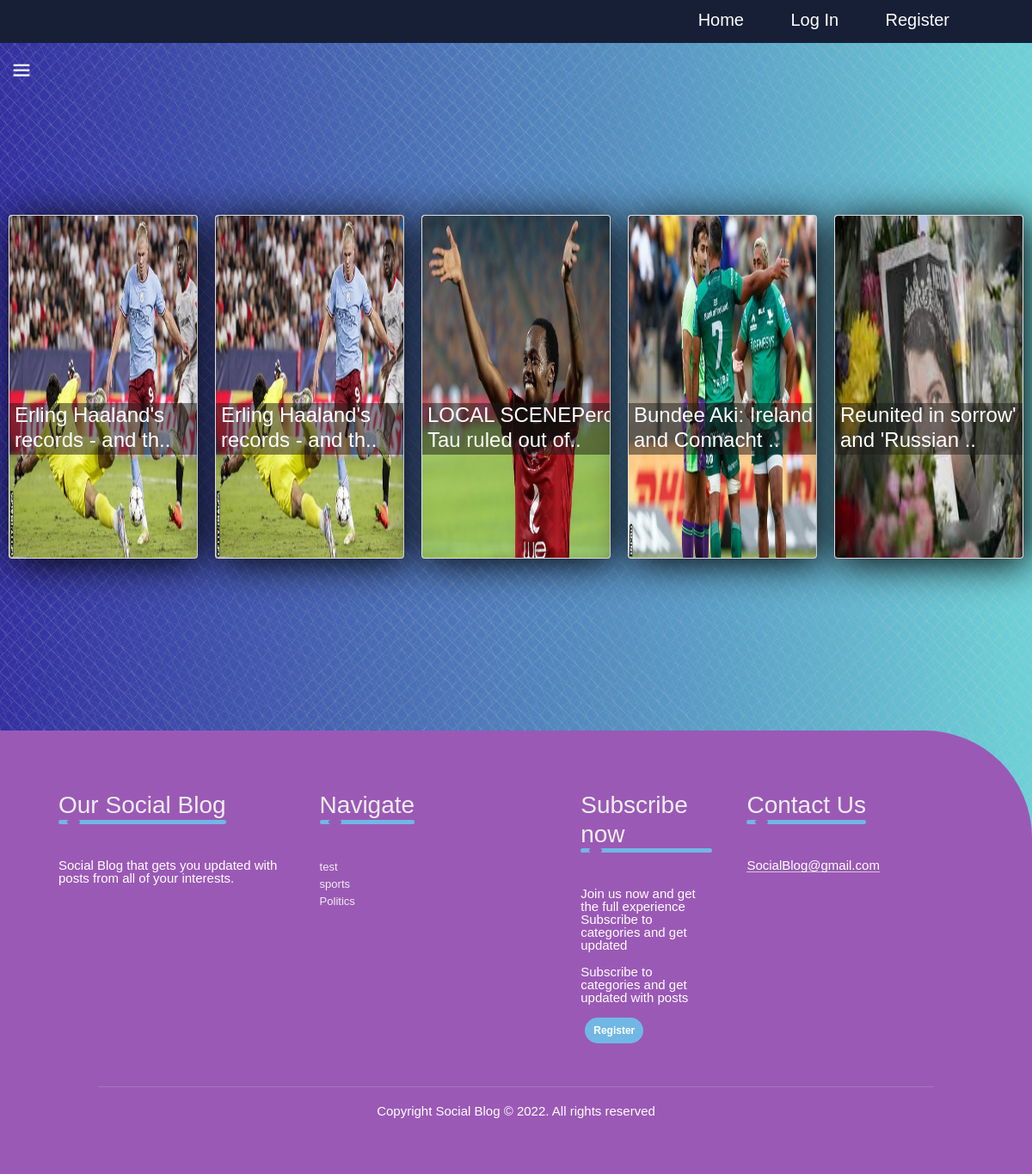
The app's page /post/show/, older data.
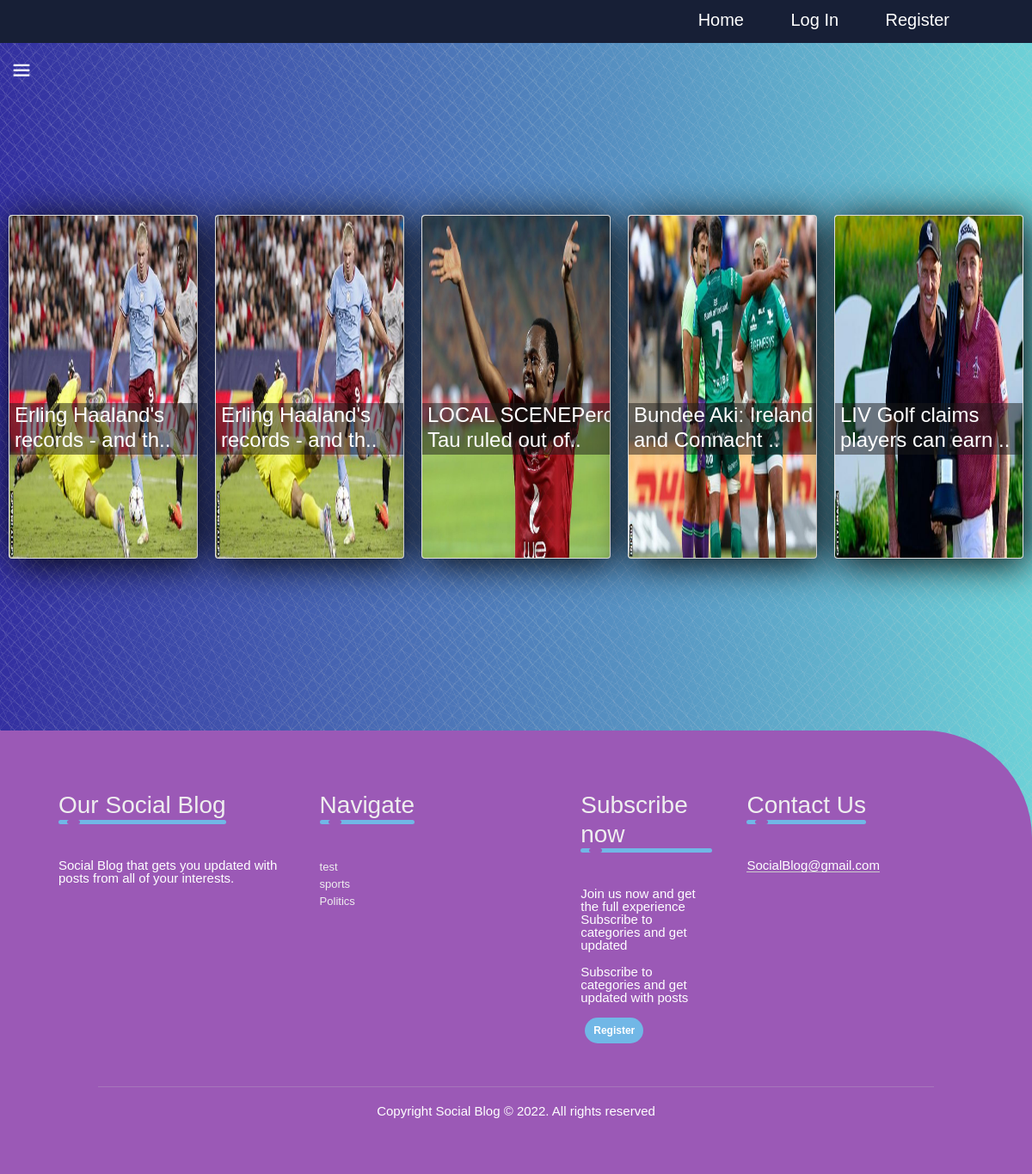
The same page, newer data.
### post/models.py (models this page shows, shortened)
class Post(models.Model):
    title = models.CharField(max_length=100)
    details = models.TextField()
    picture = models.ImageField(upload_to='images/')
    created_time = models.DateTimeField(auto_now_add=True)
    category=models.ForeignKey(Category , null = True , blank=True , on_delete=models.CASCADE , related_name='post_category')
    num_of_likes=models.IntegerField(default=0)
    def get_post_url(self):
        return reverse('post.show', args=[self.id])

### categories/models.py (models this page shows, shortened)
class Category(models.Model):
    title = models.CharField(max_length=100)
    details = models.TextField()
    picture = models.ImageField(upload_to='images/')
    created_time = models.DateTimeField(auto_now_add=True)
    def get_category_url(self):
        return reverse('category.show', args=[self.id])
    def get_subscribe_url(self):
        return reverse('category.subscribe', args=[self.id])
    def get_subscribers(self):
        return set([sub.user for sub in Subscribe.objects.filter(category=self)])
    def __str__(self) -> str:
        return self.title

### post/views.py (the view)
# urls.py: path('show/', show_all_posts, name='post.show_all'),
def show_all_posts(request):
    if request.user.is_anonymous!= True:
        posts=[]
        list_of_categories=Category.objects.all()
        for cat in list_of_categories:
            if Subscribe.get_subscribe(cat,request.user):
                posts+=(list(Post.objects.filter(category=cat)))
        if posts==[]:
            mydata =update_likes()
            context = {'title': 'Posts', 'posts': mydata}
            return render(request, 'post/show_all_posts.html', context=context)
        else:
            update_likes()
            posts = Post.objects.filter(id__in=[o.id for o in posts]).order_by("-num_of_likes","-created_time")[:5]
            context = {'title': 'Posts', 'posts': posts}
            return render(request, 'post/show_all_posts.html', context=context)
    else:
        mydata = update_likes()
        context = {'title': 'Posts', 'posts': mydata}
        return render(request, 'post/show_all_posts.html', context=context)

### categories/context_processors.py (called while the page is built)
def categories_processor(request):
    categories = Category.objects.all()
    print('hi')
    print(categories)
    return {'categories': categories}

### post/models.py (called while the page is built)
    @classmethod
    def get_post_likes(cls,id):
        return len(list(cls.objects.filter(post=id)))

### post/views.py (called while the page is built)
def update_likes():
    posts=Post.objects.all()
    for post in posts :
        post.num_of_likes=Like.get_post_likes(post.id)
        post.save()
    mydata = Post.objects.order_by("-num_of_likes","created_time")[:5]
    return mydata

### post/templates/post/show_all_posts.html (shortened to what this page needs)
{% extends 'base/base.html'%}
{% block content %}
<div class="cacontainer">
    {% for post in posts %}
      <div class="card">
        <a href="{{post.get_post_url}}">
          <img src="{{ post.picture.url }}" alt="" >
          <div class="intro">
              <h4>{{ post.title|slice:":33" }}..</h4>
          </div>
        </a>
    </div>
    {% endfor %}
  </div>
  <footer>
    <div class="row">
        <div class="col">
            <h3>Our Social Blog <div class="underline"><span></span></div></h3>
            <p>Social Blog that gets you updated with posts from all of your interests.</p>
        </div>
        <div class="col">
            <h3>Navigate <div class="underline"><span></span></div></h3>
            {% for category in categories %}
              <span><a href="{{category.get_category_url}}">{{ category }}</a></span>
            {% endfor %}
        </div>
        <div class="col">
            <h3>Subscribe now <div class="underline"><span></span></div></h3>
            <p>Join us now and get the full experience Subscribe to categories and get updated</p>
            <p>Subscribe to categories and get updated with posts</p>
            <a href="{% url 'account.register' %}" class="btn">Register</a>
        </div>
        <div class="col">
            <h3>Contact Us <div class="underline"><span></span></div></h3>
            <p class="email-id">SocialBlog@gmail.com</p>
            <div class="social-icons">
            </div>
        </div>
    </div>
    <hr>
    <p class="copyright">Copyright Social Blog © 2022. All rights reserved</p>
  </footer>
{% endblock %}

Row changes from the older to the newer data that the page shows:
no longer on this page (row unchanged): Post: picture (picture), title "Reunited in sorrow' and 'Russian"
added Post: picture (picture), title "LIV Golf claims players can earn"
